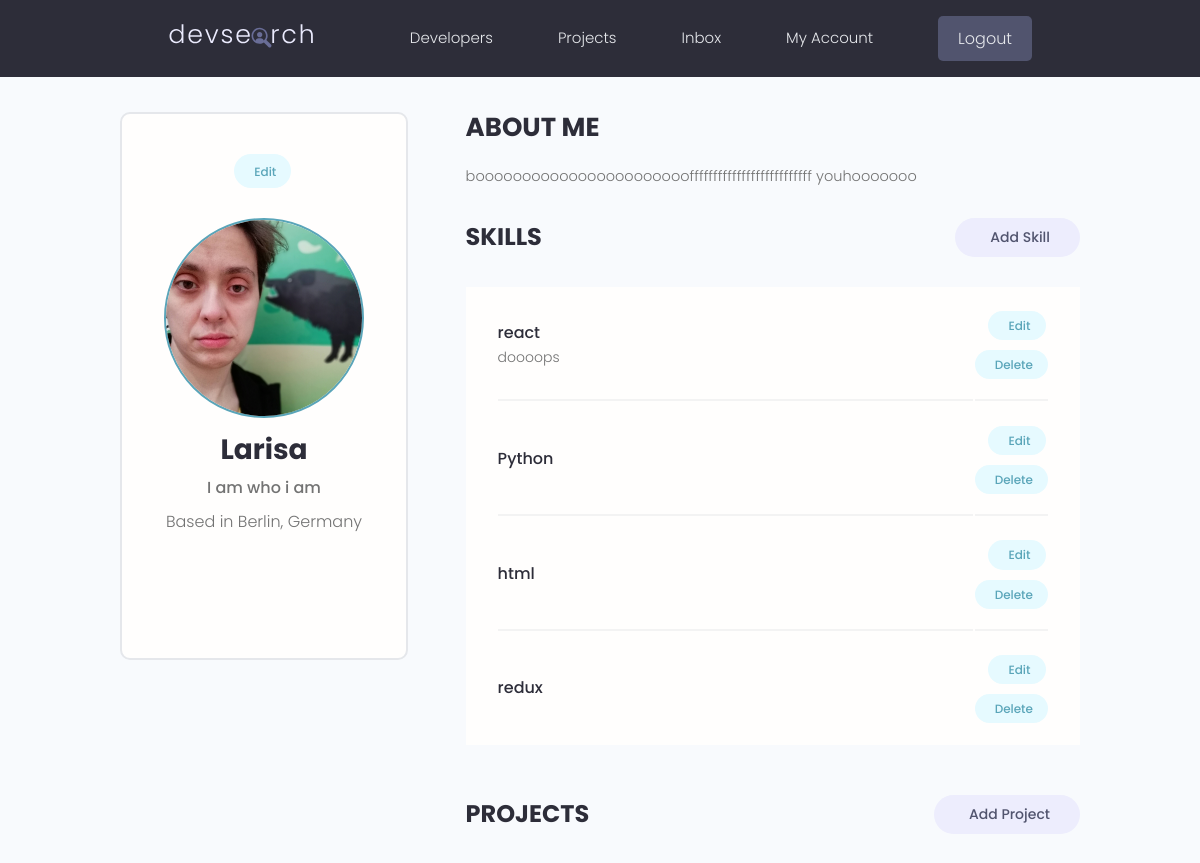
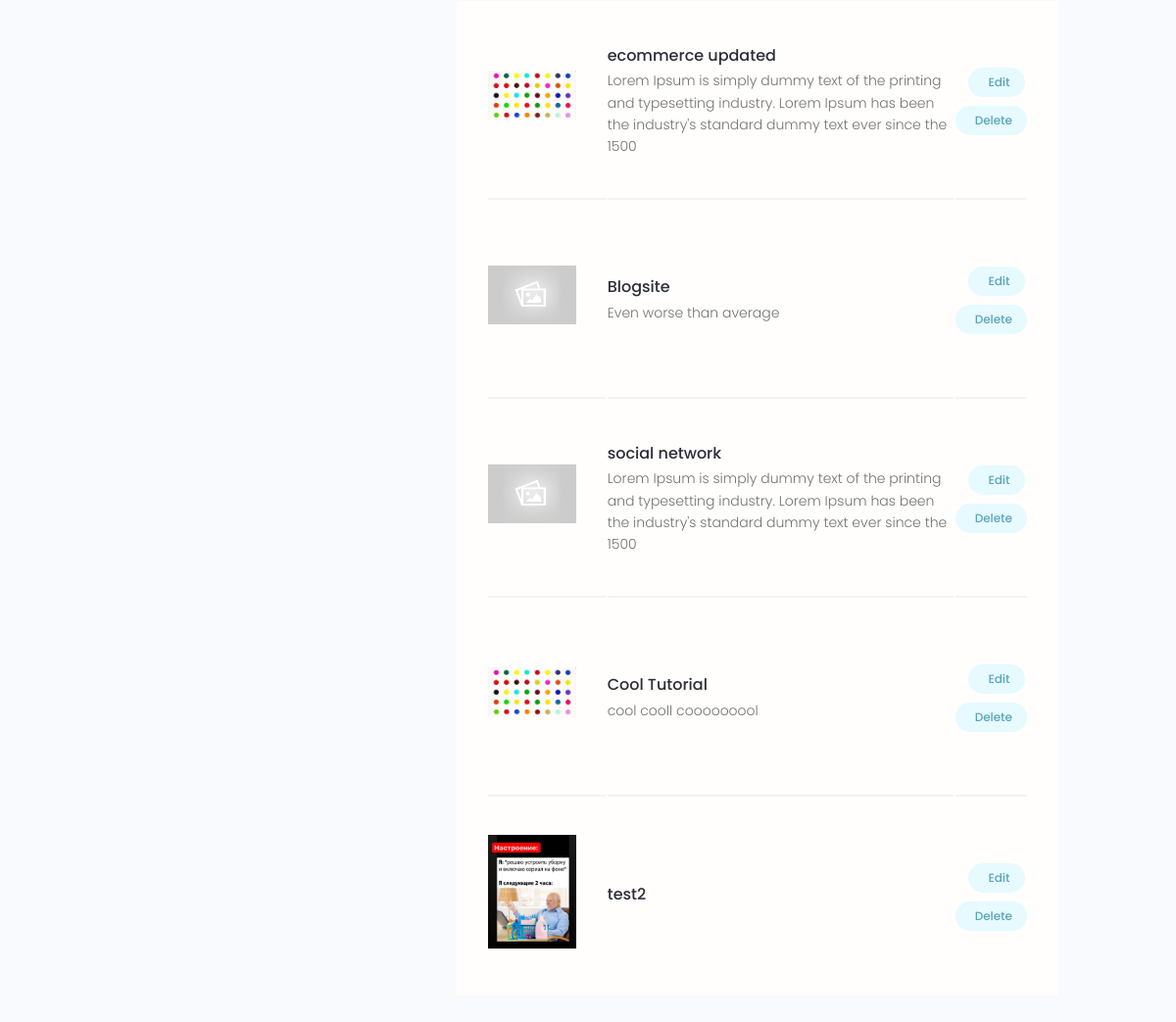
The app's page /account/ (signed in) with its own data (2 pictures, top to bottom).
### users/models.py (models this page shows, shortened)
class Profile(models.Model):
    user = models.OneToOneField(User, on_delete=models.CASCADE, null=True, blank=True)
    name = models.CharField(max_length=200, blank=True, null=True)
    email = models.EmailField(max_length=500, blank=True, null=True)
    username = models.CharField(max_length=200, blank=True, null=True)
    location = models.CharField(max_length=200, blank=True, null=True)
    short_info = models.CharField(max_length=200, blank=True, null=True)
    bio = models.TextField(blank=True, null=True)
    profile_image = models.ImageField(null=True, blank=True, upload_to='profiles/', default='profiles/user-default.jpg')
    social_github = models.CharField(max_length=200, blank=True, null=True)
    social_twitter = models.CharField(max_length=200, blank=True, null=True)
    social_linkedin = models.CharField(max_length=200, blank=True, null=True)
    social_youtube = models.CharField(max_length=200, blank=True, null=True)
    social_website = models.CharField(max_length=200, blank=True, null=True)
    created = models.DateTimeField(auto_now_add=True)
    id = models.UUIDField(default=uuid.uuid4, unique=True, primary_key=True, editable=False)

class Skill(models.Model):
    owner = models.ForeignKey(Profile, on_delete=models.CASCADE, null=True, blank=True)
    name = models.CharField(max_length=200, blank=True, null=True)
    description = models.TextField(null=True, blank=True)
    created = models.DateTimeField(auto_now_add=True)
    id = models.UUIDField(default=uuid.uuid4, unique=True, primary_key=True, editable=False)

### projects/models.py (models this page shows, shortened)
class Project(models.Model):
    owner = models.ForeignKey(Profile, null=True, blank=True, on_delete=models.SET_NULL)
    title = models.CharField(max_length=200)
    description = models.TextField(null=True, blank=True)
    featured_image = models.ImageField(null=True, blank=True, default="default.jpg")
    demo_link = models.CharField(max_length=2000, null=True, blank=True)
    source_link = models.CharField(max_length=2000, null=True, blank=True)
    tags = models.ManyToManyField('Tag', blank=True)
    vote_total = models.IntegerField(default=0, null=True, blank=True)
    vote_ratio = models.IntegerField(default=0, null=True, blank=True)
    created = models.DateTimeField(auto_now_add=True)
    id = models.UUIDField(default=uuid.uuid4, unique=True, primary_key=True, editable=False)
    class Meta:
        ordering = ['-vote_ratio', '-vote_total', 'title']

### users/views.py (the view)
# urls.py: path('account/', views.userAccount, name="account"),
@login_required(login_url='login')
def userAccount(request):
    profile = request.user.profile
    skills = profile.skill_set.all()
    projects = profile.project_set.all()
    context = {'profile': profile, 'skills': skills, 'projects': projects }
    return render(request, 'users/account.html', context)

### users/templates/users/account.html (shortened to what this page needs)
{% extends 'main.html' %}
{% block content %}
  <main class="settingsPage profile my-md">
    <div class="container">
      <div class="layout">
        <div class="column column--1of3">
          <div class="card text-center">
            <div class="card__body dev">
          <a class="tag tag--pill tag--main settings__btn" href="{% url 'edit-account' %}"> Edit</a>
              <img class="avatar avatar--xl dev__avatar" src="{{profile.profile_image.url}}" />
              <h2 class="dev__name">{{profile.name}}</h2>
              <p class="dev__title">{{profile.short_info}}</p>
              <p class="dev__location">Based in {{profile.location}}</p>
              <ul class="dev__social">
              </ul>
            </div>
          </div>
        </div>
        <div class="column column--2of3">
          <div class="devInfo">
            <h3 class="devInfo__title">About Me</h3>
            <p class="devInfo__about">
              {{profile.bio}}
            </p>
          </div>
          <div class="settings">
            <h3 class="settings__title">Skills</h3>
            <a class="tag tag--pill tag--sub settings__btn tag--lg" href="{% url 'create-skill' %}"> Add Skill</a>
          </div>
          <table class="settings__table">
            {% for skill in skills %}
            <tr>
              <td class="settings__tableInfo">
                <h4>{{skill.name}}</h4>
                <p>
                  {{skill.description}}
                </p>
              </td>
              <td class="settings__tableActions">
                <a class="tag tag--pill tag--main settings__btn" href="{% url 'update-skill' skill.id %}"> Edit</a>
                <a class="tag tag--pill tag--main settings__btn" href="{% url 'delete-skill' skill.id %}?next=/account">
                  Delete</a>
              </td>
            </tr>
            {% endfor %}
          </table>
          <div class="settings">
            <h3 class="settings__title">Projects</h3>
            <a class="tag tag--pill tag--sub settings__btn tag--lg" href="{% url 'create-project' %}"> Add Project</a>
          </div>
          <table class="settings__table">
            {% for project in projects %}
            <tr>
              <td class="settings__thumbnail">
                <a href="{% url 'project' project.id %}"><img src="{{project.featured_image.url}}" alt="Project Thumbnail" /></a>
              </td>
              <td class="settings__tableInfo">
                <a href="{% url 'project' project.id %}">{{project.title}}</a>
                <p>
                  {{project.description|slice:"150"}}
                </p>
              </td>
              <td class="settings__tableActions">
                <a class="tag tag--pill tag--main settings__btn" href="{% url 'update-project' project.id %}"> Edit</a>
                <a class="tag tag--pill tag--main settings__btn" href="{% url 'delete-project' project.id %}?next=/account">
                  Delete</a>
              </td>
            </tr>
            {% endfor %}
            </table>
        </div>
      </div>
    </div>
  </main>
{% endblock content %}

### static/styles/app.css (style rules this page uses)
:root { --color-sub: #2d2d39; }
.card { border: 2px solid var(--color-light); }
img { width: 100%; }
.profile .card > .dev { padding: 4rem; }
.dev__avatar { display: block; margin: auto; }
.dev__name { color: var(--color-sub); font-size: 2.8rem; font-weight: 700; margin-top: 1rem; margin-bottom: 0.5rem; }
.dev__title { font-size: 1.6rem; font-weight: 500; line-height: 1.3; }
.dev__location { margin-top: 1rem; }
.dev__social { margin: 3rem 0; list-style: none; display: flex; justify-content: center; gap: 1.5rem; }
.devInfo { margin-bottom: 3rem; }
.devInfo__title, .devInfo__subtitle { font-size: 2.6rem; color: var(--color-sub); text-transform: uppercase; font-weight: 700; margin-bottom: 1.5rem; }
.devInfo__about, .devSkill__info { font-size: 1.45rem; line-height: 1.7; text-align: justify; }
.settingsPage .dev > .settings__btn { display: inline-block; margin-bottom: 3rem; }
.settings { display: flex; justify-content: space-between; align-items: center; }
.settings__title { font-size: 2.4rem; text-transform: uppercase; font-weight: 700; color: var(--color-sub); }
.settings__table { margin-top: 3rem; margin-bottom: 5rem; padding: 0 3rem; background: var(--color-white); }
.settings__table tr { width: 100%; }
.settings__table tr > td { padding: 2rem 0; }
.settings__table tr:not(:last-child) td { border-bottom: 2px solid var(--color-white-light); }
.settings__thumbnail { width: 23%; min-width: 10rem; }
.settings__thumbnail img { padding-right: 3rem; height: 15rem; object-fit: contain; }
.settings__tableInfo { width: 100%; }
.settings__tableInfo h4, .settings__tableInfo a { padding-right: 1rem; width: auto; font-size: 1.6rem; font-weight: 500; color: var(--color-sub); }
.settings__tableInfo p { font-size: 1.4rem; }
.settings__tableActions { text-align: right; }

### static/uikit/styles/modules/_variables.css (style rules this page uses)
:root { --color-main: #5aa5b9; --color-main-light: #e6faff; --color-sub: #3f4156; --color-sub-light: #51546e; --color-sub-lighter: #ededfd; --color-text: #737373; --color-gray: #8b8b8b; --color-light: #e5e7eb; --color-light-gray: #767676; --color-bg: #f8fafd; --color-white: #fffefd; --color-white-light: #f3f3f3; --color-success: #359e64; --color-success-bg: #def8e8; --color-error: #fc4b0b; --color-error-bg: #fff2ee; --font-base: 'Poppins', arial, helvetica, 'Segoe UI', roboto, ubuntu, sans-serif; --font-monospace: 'Fira Code', 'Courier New', courier, monospace; --font-regular: 300; --font-medium: 500; --font-bold: 700; --generic-shadow: 1px 1px 5px #00000010; --generic-transition: all 0.3s ease-in-out; }

### static/uikit/styles/modules/_base.css (style rules this page uses)
* { margin: 0; padding: 0; box-sizing: border-box; text-rendering: optimizeLegibility; color: inherit; font-size: inherit; }
html { font-size: 50%; }
@media only screen and (min-width: 480px) { html { font-size: 56.25%; } }
@media only screen and (min-width: 1200px) { html { font-size: 62.5%; } }
body { line-height: 1.6; font-weight: 400; font-size: 1.5rem; color: var(--color-text); background-color: var(--color-bg); min-height: 100vh; }

### static/uikit/styles/modules/_typography.css (style rules this page uses)
* { font-family: var(--font-base); }
h2 { font-size: 3.6rem; font-weight: var(--font-bold); }
h3 { font-size: 3.2rem; font-weight: var(--font-medium); }
h4 { font-size: 2.8rem; font-weight: var(--font-medium); }
p, span, strong { font-size: 1.6rem; color: var(--color-text); font-weight: var(--font-regular); }
a { padding-bottom: 2px; text-decoration: none; display: inline-block; color: var(--color-main); font-weight: var(--font-medium); }

### static/uikit/styles/modules/_utilities.css (style rules this page uses)
.container { width: 92%; max-width: 165rem; margin: 0 auto; box-sizing: border-box; }
@media screen and (min-width: 1000px) { .container { width: 90%; } }
@media screen and (min-width: 1200px) { .container { width: 80%; } }
.text-center { text-align: center; }
.my-md { margin: 3rem auto; }

### static/uikit/styles/modules/_avatar.css (style rules this page uses)
.avatar { border-radius: 50%; border: 2px solid var(--color-main); object-fit: cover; }
.avatar--xl { height: 20rem; width: 20rem; }

### static/uikit/styles/modules/_card.css (style rules this page uses)
.card { border-radius: 1rem; background-color: var(--color-white); border: 1.5px solid var(--color-light); width: auto; height: auto; margin-top: 0.5rem; margin-bottom: 0.5rem; overflow: hidden; }
.card__body, .card__header { padding: 2rem 2.5rem; }

### static/uikit/styles/modules/_layout.css (style rules this page uses)
.layout { display: flex; flex-flow: row wrap; justify-content: space-between; }
.layout > .column { margin-bottom: 3rem; }
.layout > .column.column--1of3 { flex-basis: 30%; }
.layout > .column.column--2of3 { flex-basis: 64%; }

### records on screen
Profile: profile_image (picture), name "Larisa", short_info "I am who i am", location "Berlin, Germany", bio "boooooooooooooooooooooooffffffffffffffffffffffffff youhooooooo"
Skill: name "react", description "doooops"
Skill: name "Python"
Skill: name "html"
Skill: name "redux"
Project: featured_image (picture), title "ecommerce updated", description "Lorem Ipsum is simply dummy text of the printing and typesetting industry. Lorem Ipsum has been the industry's standard dummy text ever since the 1500"
Project: featured_image (placeholder picture), title "Blogsite", description "Even worse than average"
Project: featured_image (placeholder picture), title "social network", description "Lorem Ipsum is simply dummy text of the printing and typesetting industry. Lorem Ipsum has been the industry's standard dummy text ever since the 1500"
Project: featured_image (picture), title "Cool Tutorial", description "cool cooll cooooooool"
Project: featured_image (picture), title "test2"
